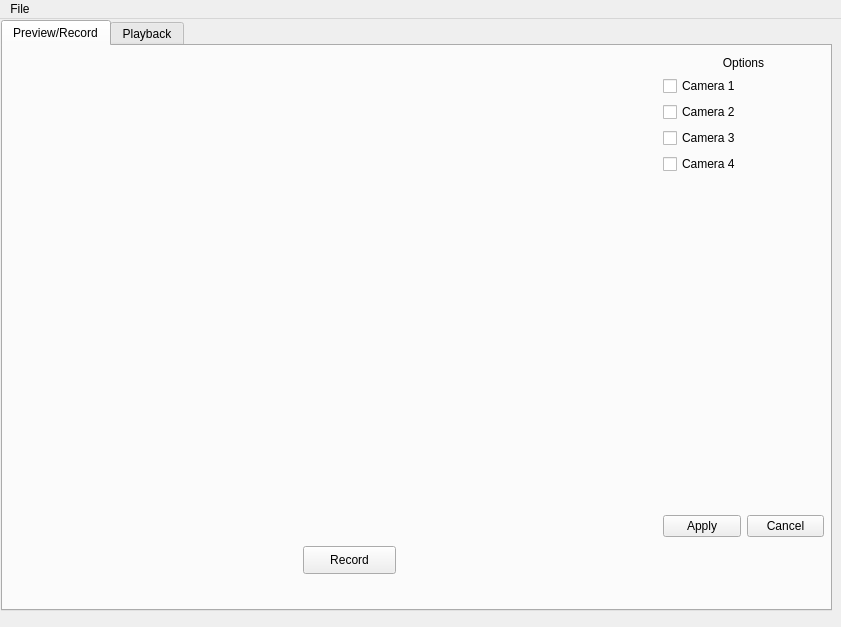
<?xml version="1.0" encoding="UTF-8"?>
<ui version="4.0">
 <class>MainWindow</class>
 <widget class="QMainWindow" name="MainWindow">
  <property name="geometry">
   <rect>
    <x>0</x>
    <y>0</y>
    <width>841</width>
    <height>627</height>
   </rect>
  </property>
  <property name="windowTitle">
   <string>MainWindow</string>
  </property>
  <widget class="QWidget" name="centralwidget">
   <widget class="QTabWidget" name="VideoTabs">
    <property name="geometry">
     <rect>
      <x>1</x>
      <y>1</y>
      <width>831</width>
      <height>591</height>
     </rect>
    </property>
    <property name="layoutDirection">
     <enum>Qt::LeftToRight</enum>
    </property>
    <property name="tabPosition">
     <enum>QTabWidget::North</enum>
    </property>
    <property name="currentIndex">
     <number>0</number>
    </property>
    <widget class="QWidget" name="PreviewRecordTab">
     <attribute name="title">
      <string>Preview/Record</string>
     </attribute>
     <widget class="QWidget" name="gridLayoutWidget">
      <property name="geometry">
       <rect>
        <x>9</x>
        <y>9</y>
        <width>641</width>
        <height>481</height>
       </rect>
      </property>
      <layout class="QGridLayout" name="gridLayout"/>
     </widget>
     <widget class="QPushButton" name="RecordButton">
      <property name="geometry">
       <rect>
        <x>300</x>
        <y>500</y>
        <width>93</width>
        <height>28</height>
       </rect>
      </property>
      <property name="text">
       <string>Record</string>
      </property>
     </widget>
     <widget class="QWidget" name="verticalLayoutWidget_2">
      <property name="geometry">
       <rect>
        <x>660</x>
        <y>10</y>
        <width>161</width>
        <height>481</height>
       </rect>
      </property>
      <layout class="QVBoxLayout" name="verticalLayout_3">
       <item>
        <widget class="QLabel" name="PR_OptionsLabel">
         <property name="text">
          <string>Options</string>
         </property>
         <property name="alignment">
          <set>Qt::AlignHCenter|Qt::AlignTop</set>
         </property>
        </widget>
       </item>
       <item>
        <widget class="QCheckBox" name="CameraOneCheckbox">
         <property name="text">
          <string>Camera 1</string>
         </property>
        </widget>
       </item>
       <item>
        <widget class="QCheckBox" name="CameraTwoCheckbox">
         <property name="text">
          <string>Camera 2</string>
         </property>
        </widget>
       </item>
       <item>
        <widget class="QCheckBox" name="CameraThreeCheckbox">
         <property name="text">
          <string>Camera 3</string>
         </property>
        </widget>
       </item>
       <item>
        <widget class="QCheckBox" name="CameraFourCheckbox">
         <property name="text">
          <string>Camera 4</string>
         </property>
        </widget>
       </item>
       <item>
        <spacer name="verticalSpacer">
         <property name="orientation">
          <enum>Qt::Vertical</enum>
         </property>
         <property name="sizeHint" stdset="0">
          <size>
           <width>20</width>
           <height>40</height>
          </size>
         </property>
        </spacer>
       </item>
       <item>
        <layout class="QHBoxLayout" name="horizontalLayout_2">
         <item>
          <widget class="QPushButton" name="PR_OptionsApplyButton">
           <property name="text">
            <string>Apply</string>
           </property>
          </widget>
         </item>
         <item>
          <widget class="QPushButton" name="PR_OptionsCancelButton">
           <property name="text">
            <string>Cancel</string>
           </property>
          </widget>
         </item>
        </layout>
       </item>
      </layout>
     </widget>
    </widget>
    <widget class="QWidget" name="PlaybackTab">
     <attribute name="title">
      <string>Playback</string>
     </attribute>
     <widget class="QFrame" name="PlaybackVideoFrame">
      <property name="geometry">
       <rect>
        <x>9</x>
        <y>9</y>
        <width>640</width>
        <height>480</height>
       </rect>
      </property>
      <layout class="QVBoxLayout" name="verticalLayout">
       <property name="leftMargin">
        <number>0</number>
       </property>
       <property name="topMargin">
        <number>0</number>
       </property>
       <property name="rightMargin">
        <number>0</number>
       </property>
       <property name="bottomMargin">
        <number>0</number>
       </property>
       <item>
        <widget class="QLabel" name="PlaybackVideo">
         <property name="text">
          <string/>
         </property>
        </widget>
       </item>
      </layout>
     </widget>
     <widget class="QWidget" name="verticalLayoutWidget">
      <property name="geometry">
       <rect>
        <x>9</x>
        <y>490</y>
        <width>641</width>
        <height>61</height>
       </rect>
      </property>
      <layout class="QVBoxLayout" name="verticalLayout_2">
       <item>
        <widget class="QSlider" name="horizontalSlider">
         <property name="orientation">
          <enum>Qt::Horizontal</enum>
         </property>
        </widget>
       </item>
       <item>
        <layout class="QHBoxLayout" name="horizontalLayout">
         <item>
          <widget class="QPushButton" name="RewindButton">
           <property name="text">
            <string>&lt;&lt;</string>
           </property>
          </widget>
         </item>
         <item>
          <widget class="QPushButton" name="PlayPauseButton">
           <property name="text">
            <string>Play</string>
           </property>
          </widget>
         </item>
         <item>
          <widget class="QPushButton" name="StopButton">
           <property name="text">
            <string>Stop</string>
           </property>
          </widget>
         </item>
         <item>
          <widget class="QPushButton" name="pushButton_4">
           <property name="text">
            <string>&gt;&gt;</string>
           </property>
          </widget>
         </item>
        </layout>
       </item>
      </layout>
     </widget>
     <widget class="QWidget" name="verticalLayoutWidget_3">
      <property name="geometry">
       <rect>
        <x>660</x>
        <y>10</y>
        <width>160</width>
        <height>481</height>
       </rect>
      </property>
      <layout class="QVBoxLayout" name="verticalLayout_4">
       <property name="spacing">
        <number>0</number>
       </property>
       <property name="leftMargin">
        <number>5</number>
       </property>
       <property name="rightMargin">
        <number>5</number>
       </property>
       <item>
        <widget class="QLabel" name="PB_OptionsLabel">
         <property name="text">
          <string>Options</string>
         </property>
         <property name="alignment">
          <set>Qt::AlignHCenter|Qt::AlignTop</set>
         </property>
        </widget>
       </item>
       <item>
        <spacer name="verticalSpacer_3">
         <property name="orientation">
          <enum>Qt::Vertical</enum>
         </property>
         <property name="sizeType">
          <enum>QSizePolicy::Fixed</enum>
         </property>
         <property name="sizeHint" stdset="0">
          <size>
           <width>20</width>
           <height>20</height>
          </size>
         </property>
        </spacer>
       </item>
       <item>
        <widget class="QLabel" name="VideoInputLabel">
         <property name="text">
          <string>Video To Play</string>
         </property>
        </widget>
       </item>
       <item>
        <widget class="QLineEdit" name="lineEdit"/>
       </item>
       <item>
        <widget class="QPushButton" name="PB_BrowseButtonOne">
         <property name="maximumSize">
          <size>
           <width>60</width>
           <height>16777215</height>
          </size>
         </property>
         <property name="text">
          <string>Browse</string>
         </property>
        </widget>
       </item>
       <item>
        <spacer name="verticalSpacer_5">
         <property name="orientation">
          <enum>Qt::Vertical</enum>
         </property>
         <property name="sizeType">
          <enum>QSizePolicy::Fixed</enum>
         </property>
         <property name="sizeHint" stdset="0">
          <size>
           <width>20</width>
           <height>20</height>
          </size>
         </property>
        </spacer>
       </item>
       <item>
        <widget class="QLabel" name="DataInputLabel">
         <property name="text">
          <string>Data CSV</string>
         </property>
        </widget>
       </item>
       <item>
        <widget class="QLineEdit" name="DataInputPath"/>
       </item>
       <item>
        <widget class="QPushButton" name="PB_BrowseButtonTwo">
         <property name="maximumSize">
          <size>
           <width>60</width>
           <height>16777215</height>
          </size>
         </property>
         <property name="layoutDirection">
          <enum>Qt::LeftToRight</enum>
         </property>
         <property name="text">
          <string>Browse</string>
         </property>
        </widget>
       </item>
       <item>
        <spacer name="verticalSpacer_4">
         <property name="orientation">
          <enum>Qt::Vertical</enum>
         </property>
         <property name="sizeType">
          <enum>QSizePolicy::Fixed</enum>
         </property>
         <property name="sizeHint" stdset="0">
          <size>
           <width>20</width>
           <height>20</height>
          </size>
         </property>
        </spacer>
       </item>
       <item>
        <widget class="QLabel" name="ScriptInputLabel">
         <property name="text">
          <string>Python Script </string>
         </property>
        </widget>
       </item>
       <item>
        <widget class="QLineEdit" name="ScriptInputPath"/>
       </item>
       <item>
        <widget class="QPushButton" name="PB_BrowseButtonThree">
         <property name="maximumSize">
          <size>
           <width>60</width>
           <height>16777215</height>
          </size>
         </property>
         <property name="layoutDirection">
          <enum>Qt::LeftToRight</enum>
         </property>
         <property name="text">
          <string>Browse</string>
         </property>
        </widget>
       </item>
       <item>
        <spacer name="verticalSpacer_2">
         <property name="orientation">
          <enum>Qt::Vertical</enum>
         </property>
         <property name="sizeHint" stdset="0">
          <size>
           <width>20</width>
           <height>40</height>
          </size>
         </property>
        </spacer>
       </item>
      </layout>
     </widget>
    </widget>
   </widget>
  </widget>
  <widget class="QMenuBar" name="menubar">
   <property name="enabled">
    <bool>true</bool>
   </property>
   <property name="geometry">
    <rect>
     <x>0</x>
     <y>0</y>
     <width>841</width>
     <height>26</height>
    </rect>
   </property>
   <widget class="QMenu" name="menuFile">
    <property name="title">
     <string>File</string>
    </property>
   </widget>
   <addaction name="menuFile"/>
  </widget>
 </widget>
 <resources/>
 <connections/>
</ui>
